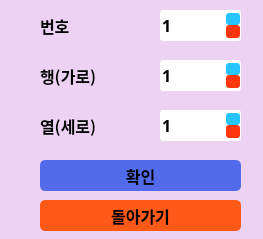
<?xml version="1.0" encoding="UTF-8"?>
<ui version="4.0">
 <class>Dialog</class>
 <widget class="QDialog" name="Dialog">
  <property name="geometry">
   <rect>
    <x>0</x>
    <y>0</y>
    <width>263</width>
    <height>239</height>
   </rect>
  </property>
  <property name="windowTitle">
   <string>Dialog</string>
  </property>
  <widget class="QPushButton" name="goBackBtn">
   <property name="geometry">
    <rect>
     <x>40</x>
     <y>200</y>
     <width>201</width>
     <height>31</height>
    </rect>
   </property>
   <property name="font">
    <font>
     <family>Noto Sans CJK KR Black</family>
     <pointsize>12</pointsize>
     <weight>75</weight>
     <bold>true</bold>
    </font>
   </property>
   <property name="styleSheet">
    <string notr="true">background-color : rgb(255, 89, 24);
border-radius : 5px;</string>
   </property>
   <property name="text">
    <string>돌아가기</string>
   </property>
  </widget>
  <widget class="QLabel" name="label">
   <property name="geometry">
    <rect>
     <x>-10</x>
     <y>-10</y>
     <width>801</width>
     <height>371</height>
    </rect>
   </property>
   <property name="styleSheet">
    <string notr="true">background-color : #EDD2F3;</string>
   </property>
   <property name="text">
    <string/>
   </property>
   <property name="indent">
    <number>-1</number>
   </property>
  </widget>
  <widget class="QLabel" name="label_2">
   <property name="geometry">
    <rect>
     <x>40</x>
     <y>60</y>
     <width>111</width>
     <height>31</height>
    </rect>
   </property>
   <property name="font">
    <font>
     <family>Noto Sans CJK KR Black</family>
     <pointsize>12</pointsize>
     <weight>75</weight>
     <bold>true</bold>
    </font>
   </property>
   <property name="text">
    <string>행(가로)</string>
   </property>
  </widget>
  <widget class="QLabel" name="label_3">
   <property name="geometry">
    <rect>
     <x>40</x>
     <y>110</y>
     <width>121</width>
     <height>31</height>
    </rect>
   </property>
   <property name="font">
    <font>
     <family>Noto Sans CJK KR Black</family>
     <pointsize>12</pointsize>
     <weight>75</weight>
     <bold>true</bold>
    </font>
   </property>
   <property name="text">
    <string>열(세로)</string>
   </property>
  </widget>
  <widget class="QSpinBox" name="colSpinBox">
   <property name="geometry">
    <rect>
     <x>160</x>
     <y>110</y>
     <width>81</width>
     <height>31</height>
    </rect>
   </property>
   <property name="font">
    <font>
     <family>Noto Sans CJK KR Black</family>
     <pointsize>12</pointsize>
     <weight>75</weight>
     <bold>true</bold>
    </font>
   </property>
   <property name="styleSheet">
    <string notr="true">QSpinBox{
background-color : white;
border-radius : 3px;
}
QSpinBox::up-button{
background-color : rgb(39, 197, 255);
border-radius : 3px;
}
QSpinBox::down-button{
background-color : rgb(255, 54, 14);
border-radius : 3px;
}
QSpinBox::down-arrow{
background-color : rgba(255,255,255,0)
}
QSpinBox::up-arrow{
background-color : rgba(255,255,255,0)
}</string>
   </property>
   <property name="minimum">
    <number>1</number>
   </property>
   <property name="maximum">
    <number>10</number>
   </property>
  </widget>
  <widget class="QSpinBox" name="rowSpinBox">
   <property name="geometry">
    <rect>
     <x>160</x>
     <y>60</y>
     <width>81</width>
     <height>31</height>
    </rect>
   </property>
   <property name="font">
    <font>
     <family>Noto Sans CJK KR Black</family>
     <pointsize>12</pointsize>
     <weight>75</weight>
     <bold>true</bold>
    </font>
   </property>
   <property name="styleSheet">
    <string notr="true">QSpinBox{
background-color : white;
border-radius : 3px;
}
QSpinBox::up-button{
background-color : rgb(39, 197, 255);
border-radius : 3px;
}
QSpinBox::down-button{
background-color : rgb(255, 54, 14);
border-radius : 3px;
}
QSpinBox::down-arrow{
background-color : rgba(255,255,255,0)
}
QSpinBox::up-arrow{
background-color : rgba(255,255,255,0)
}</string>
   </property>
   <property name="minimum">
    <number>1</number>
   </property>
   <property name="maximum">
    <number>10</number>
   </property>
  </widget>
  <widget class="QPushButton" name="okBtn">
   <property name="geometry">
    <rect>
     <x>40</x>
     <y>160</y>
     <width>201</width>
     <height>31</height>
    </rect>
   </property>
   <property name="font">
    <font>
     <family>Noto Sans CJK KR Black</family>
     <pointsize>12</pointsize>
     <weight>75</weight>
     <bold>true</bold>
    </font>
   </property>
   <property name="styleSheet">
    <string notr="true">background-color : #516BEB;
border-radius : 5px;</string>
   </property>
   <property name="text">
    <string>확인</string>
   </property>
  </widget>
  <widget class="QLabel" name="label_4">
   <property name="geometry">
    <rect>
     <x>40</x>
     <y>10</y>
     <width>81</width>
     <height>31</height>
    </rect>
   </property>
   <property name="font">
    <font>
     <family>Noto Sans CJK KR Black</family>
     <pointsize>12</pointsize>
     <weight>75</weight>
     <bold>true</bold>
    </font>
   </property>
   <property name="text">
    <string>번호</string>
   </property>
  </widget>
  <widget class="QSpinBox" name="numberSpinBox">
   <property name="geometry">
    <rect>
     <x>160</x>
     <y>10</y>
     <width>81</width>
     <height>31</height>
    </rect>
   </property>
   <property name="font">
    <font>
     <family>Noto Sans CJK KR Black</family>
     <pointsize>12</pointsize>
     <weight>75</weight>
     <bold>true</bold>
    </font>
   </property>
   <property name="styleSheet">
    <string notr="true">QSpinBox{
background-color : white;
border-radius : 3px;
}
QSpinBox::up-button{
background-color : rgb(39, 197, 255);
border-radius : 3px;
}
QSpinBox::down-button{
background-color : rgb(255, 54, 14);
border-radius : 3px;
}
QSpinBox::down-arrow{
background-color : rgba(255,255,255,0)
}
QSpinBox::up-arrow{
background-color : rgba(255,255,255,0)
}</string>
   </property>
   <property name="minimum">
    <number>1</number>
   </property>
   <property name="maximum">
    <number>100</number>
   </property>
  </widget>
  <zorder>label</zorder>
  <zorder>goBackBtn</zorder>
  <zorder>label_2</zorder>
  <zorder>label_3</zorder>
  <zorder>colSpinBox</zorder>
  <zorder>rowSpinBox</zorder>
  <zorder>okBtn</zorder>
  <zorder>label_4</zorder>
  <zorder>numberSpinBox</zorder>
 </widget>
 <resources/>
 <connections/>
</ui>
